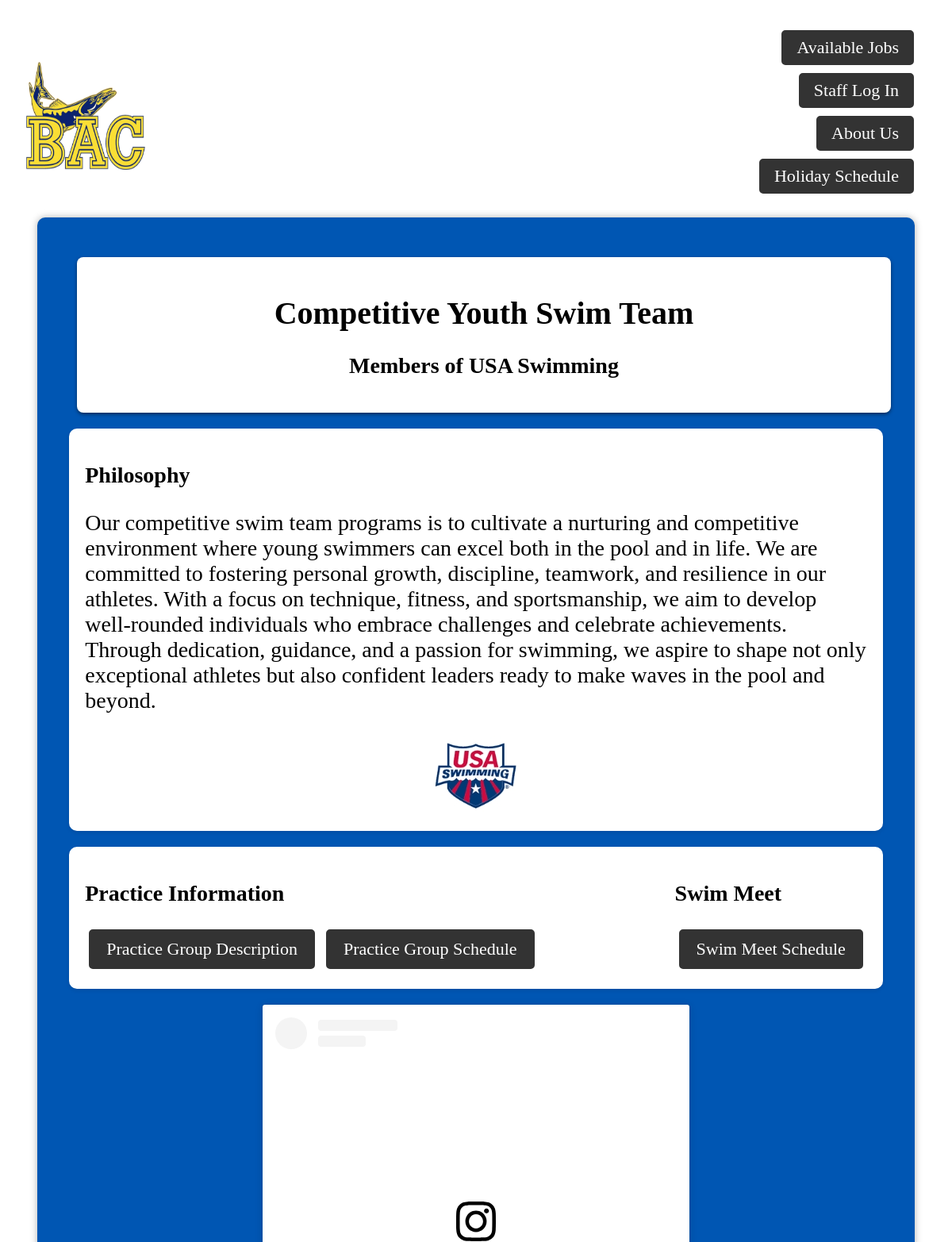
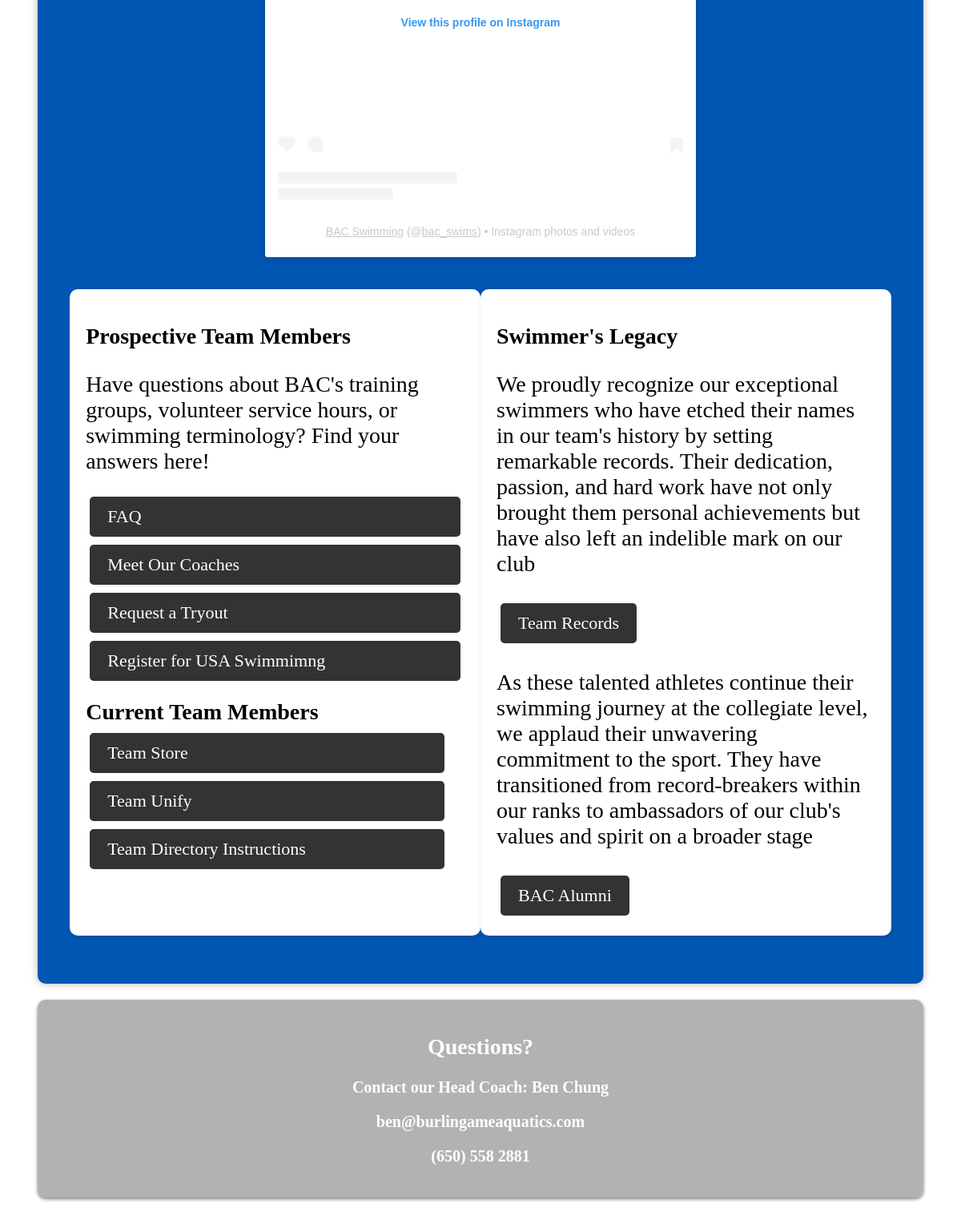
The page /Competitive/comp_swim/ on the database its author committed (2 pictures, top to bottom).
### Competitive/models.py (models this page shows)
class AGswimPage(models.Model):
    page_title = models.CharField(max_length=255, blank=True, null=True)
    page_subtitle = models.CharField(max_length=255, blank=True, null=True)
    urgent = models.TextField(blank=True, null=True)
    description_title = models.CharField(max_length=255, blank=True, null=True)
    description = models.TextField(blank=True, null=True)
    practice_info_header = models.CharField(
        max_length=255, blank=True, null=True)
    practice_group_box_name = models.CharField(
        max_length=255, blank=True, null=True)
    practice_schedule_box_name = models.CharField(
        max_length=255, blank=True, null=True)
    swim_meet_header = models.CharField(max_length=255, blank=True, null=True)
    swim_meet_box_name = models.CharField(
        max_length=255, blank=True, null=True)
    new_members_title = models.CharField(max_length=255, blank=True, null=True)
    new_members_description = models.TextField(blank=True, null=True)
    current_members_title = models.CharField(
        max_length=255, blank=True, null=True)
    legacy_title = models.CharField(max_length=255, blank=True, null=True)
    records_description = models.TextField(blank=True, null=True)
    alumni_description = models.TextField(blank=True, null=True)

### Competitive/views.py (the view)
# urls.py: path('comp_swim/', views.comp_swim_view, name='compSwim'),
def comp_swim_view(request):
    schedules = AGswimPage.objects.all()
    emails = AGswimEmail.objects.all()
    context = {
        'schedules': schedules,
        'emails': emails,
    }
    return render(request, 'competitive/competitiveSwim.html', context)

### Competitive/templates/competitive/competitiveSwim.html (shortened to what this page needs)
{% load static %}
<!DOCTYPE html>
<html>
<head>
    <link rel="stylesheet" href="{% static 'css/everything2.css' %}">
    <link rel="stylesheet" href="{% static 'css/Comp/Swim/agSwim.css' %}">
    <link rel="stylesheet" href="{% static 'css/downloadEmail2.css' %}">
</head>
<body id="PG-grid">
    <header class="banner">
        <div id="banner-bin">
            <div id="banner-button">
                <a href="{% url 'index' %}" id="logo">
                    <img src="/static/BAC.png" alt="BAC-logo" id="BAC-logo">
                </a>
            </div>
        </div>
        <div id="staff" style="text-align: right; margin-right: 10px;">
            <div id="addJob">
                <a id="jobDesc" class="custom-link" href="{% url 'aboutus:jobDesc' %}">Available Jobs</a>
            </div>
            <div id="user-login">
                {% if user.is_authenticated %}
                <div class="user-welcome">
                    <form method="post" action="{% url 'logout' %}" class="logout-form">
                        {% csrf_token %}
                        <button type="submit" class="btn btn-logout custom-link">
                            Welcome {{ user.username }}
                        </button>
                    </form>
                    <a href="{% url 'competitive:compSwimEdit' %}" class="btn custom-link">Edit Page</a>
                </div>
                {% else %}
                <a id="login" class="custom-link" href="/login">Staff Log In</a>
                {% endif %}
            </div>
            <div id="about-us">
                <a id="aboutus" class="custom-link" href="{% url 'aboutus:aboutus' %}">About Us</a>
            </div>
            <div id="holiday">
                <a id="holiday" class="custom-link" href="{% url 'holiday:holiday_view' %}">Holiday Schedule</a>
            </div>
        </div>
    </header>
    <div class="PG-content">
        <div id="everything">
            <div id="title" class="box" style="width: 100%;">
                <h1>{{schedules.first.page_title}}</h1>
                <h2>{{schedules.first.page_subtitle}}</h2>
            </div>
            <div id="general">
                <div id="desc">
                    <h2>{{schedules.first.description_title}}</h2>
                    <p>
                        {{schedules.first.description}}
                    </p>
                    <div class="image-container">
                        <img src="/static/usaswimming.jpg" alt="USAswimming-logo" id="USAswimming-logo">
                    </div>
                </div>
                <div id="comp">
                    <div id="groups">
                        <h2>{{schedules.first.practice_info_header}}</h2>
                        <a class="custom-link" href="https://www.teamunify.com/team/psba/page/swim-team/practice-groups"
                            id="groupAGPracDesc">
                            {{schedules.first.practice_group_box_name}}
                        </a>
                        <a class="custom-link"
                            href="https://www.teamunify.com/team/psba/page/swim-team/practice-schedule"
                            id="groupAGPracSchedule">
                            {{schedules.first.practice_schedule_box_name}}
                        </a>
                    </div>
                    <div id="meets">
                        <h2>{{schedules.first.swim_meet_header}}</h2>
                        <a class="custom-link" href="https://www.teamunify.com/team/psba/page/swim-team/swim-meets"
                            id="groupAGSwimMeet">
                            {{schedules.first.swim_meet_box_name}}
                        </a>
                    </div>
                </div>
                <div id="ig">
                    <blockquote class="instagram-media"
                        data-instgrm-permalink="https://www.instagram.com/bac_swims/?utm_source=ig_embed&amp;utm_campaign=loading"
                        data-instgrm-version="14"
                        style=" background:#FFF; border:0; border-radius:3px; box-shadow:0 0 1px 0 rgba(0,0,0,0.5),0 1px 10px 0 rgba(0,0,0,0.15); margin: 1px; max-width:540px; min-width:326px; padding:0; width:99.375%; width:-webkit-calc(100% - 2px); width:calc(100% - 2px);">
                        <div style="padding:16px;"> <a
                                href="https://www.instagram.com/bac_swims/?utm_source=ig_embed&amp;utm_campaign=loading"
                                style=" background:#FFFFFF; line-height:0; padding:0 0; text-align:center; text-decoration:none; width:100%;"
                                target="_blank">
                                <div style=" display: flex; flex-direction: row; align-items: center;">
                                    <div
                                        style="background-color: #F4F4F4; border-radius: 50%; flex-grow: 0; height: 40px; margin-right: 14px; width: 40px;">
                                    </div>
                                    <div
                                        style="display: flex; flex-direction: column; flex-grow: 1; justify-content: center;">
                                        <div
                                            style=" background-color: #F4F4F4; border-radius: 4px; flex-grow: 0; height: 14px; margin-bottom: 6px; width: 100px;">
                                        </div>
                                        <div
                                            style=" background-color: #F4F4F4; border-radius: 4px; flex-grow: 0; height: 14px; width: 60px;">
                                        </div>
                                    </div>
                                </div>
                                <div style="padding: 19% 0;"></div>
                                <div style="display:block; height:50px; margin:0 auto 12px; width:50px;"></div>
                                <div style="padding-top: 8px;">
                                    <div
                                        style=" color:#3897f0; font-family:Arial,sans-serif; font-size:14px; font-style:normal; font-weight:550; line-height:18px;">
                                        View this profile on Instagram</div>
                                </div>
                                <div style="padding: 12.5% 0;"></div>
                                <div
                                    style="display: flex; flex-direction: row; margin-bottom: 14px; align-items: center;">
                                    <div>
                                        <div
                                            style="background-color: #F4F4F4; border-radius: 50%; height: 12.5px; width: 12.5px; transform: translateX(9px) translateY(-18px);">
                                        </div>
                                    </div>
                                    <div style="margin-left: 8px;">
                                        <div
                                            style=" background-color: #F4F4F4; border-radius: 50%; flex-grow: 0; height: 20px; width: 20px;">
                                        </div>
                                        <div
                                            style=" width: 0; height: 0; border-top: 2px solid transparent; border-left: 6px solid #f4f4f4; border-bottom: 2px solid transparent; transform: translateX(16px) translateY(-4px) rotate(30deg)">
                                        </div>
                                    </div>
                                    <div style="margin-left: auto;">
                                        <div
                                            style=" width: 0px; border-top: 8px solid #F4F4F4; border-right: 8px solid transparent; transform: translateY(16px);">
                                        </div>
                                        <div
                                            style=" background-color: #F4F4F4; flex-grow: 0; height: 12px; width: 16px; transform: translateY(-4px);">
                                        </div>
                                        <div
                                            style=" width: 0; height: 0; border-top: 8px solid #F4F4F4; border-left: 8px solid transparent; transform: translateY(-4px) translateX(8px);">
                                        </div>
                                    </div>
                                </div>
                                <div
                                    style="display: flex; flex-direction: column; flex-grow: 1; justify-content: center; margin-bottom: 24px;">
                                    <div
                                        style=" background-color: #F4F4F4; border-radius: 4px; flex-grow: 0; height: 14px; margin-bottom: 6px; width: 224px;">
                                    </div>
                                    <div
                                        style=" background-color: #F4F4F4; border-radius: 4px; flex-grow: 0; height: 14px; width: 144px;">
                                    </div>
                                </div>
                            </a>
                            <p
                                style=" color:#c9c8cd; font-family:Arial,sans-serif; font-size:14px; line-height:17px; margin-bottom:0; margin-top:8px; overflow:hidden; padding:8px 0 7px; text-align:center; text-overflow:ellipsis; white-space:nowrap;">
                                <a href="https://www.instagram.com/bac_swims/?utm_source=ig_embed&amp;utm_campaign=loading"
                                    style=" color:#c9c8cd; font-family:Arial,sans-serif; font-size:14px; font-style:normal; font-weight:normal; line-height:17px;"
                                    target="_blank">BAC Swimming</a> (@<a
                                    href="https://www.instagram.com/bac_swims/?utm_source=ig_embed&amp;utm_campaign=loading"
                                    style=" color:#c9c8cd; font-family:Arial,sans-serif; font-size:14px; font-style:normal; font-weight:normal; line-height:17px;"
                                    target="_blank">bac_swims</a>) • Instagram photos and videos
                            </p>
                        </div>
                    </blockquote>
                </div>
            </div>
            <div class="ads">
                <div id="bac-ads">
                    <div id="members">
                        <div id="new-parent">
                            <h2>{{schedules.first.new_members_title}}</h2>
                            <p>
                                {{schedules.first.new_members_description}}
                            </p>
                            <a id="groupAGSwimFAQ" class="custom-link"
                                href="https://www.gomotionapp.com/team/psba/page/swim-team/faqs--parent-info">
                                FAQ
                            </a>
                            <a id="swimAGCoaches" class="custom-link" href="{% url 'coaches:AGSwimCoaches' %}">
                                Meet Our Coaches
                            </a>
                            <a id="groupAGSwimTryout" class="custom-link"
                                href="https://docs.google.com/forms/d/e/1FAIpQLSeC5qAzrz__ERtcqQ6naoYiL93AcidMJR_wNYfr39odaws0ow/viewform">
                                Request a Tryout
                            </a>
                            <a id="USAswimmingRegister" class="custom-link" href="https://www.usaswimming.org/">
                                Register for USA Swimmimng
                            </a>
                        </div>
                        <div id="curr">
                            <h2>{{schedules.first.current_members_title}}</h2>
                            <a id="groupAGSwimStore" class="custom-link"
                                href="http://www.conejoswimworks.com/burlingame-aquatic-club/">
                                Team Store
                            </a>
                            <a id="groupAGSwimLogin" class="custom-link"
                                href="https://www.gomotionapp.com/team/psba/page/home">
                                Team Unify
                            </a>
                            <a id="groupAGSwimDirectory" class="custom-link"
                                href="https://www.teamunify.com/psba/UserFiles/File/BAC%20STC%20Membership%20Directory%20Instructions.docx.pdf">
                                Team Directory Instructions
                            </a>
                        </div>
                    </div>
                    <div id="legacy">
                        <h2>{{schedules.first.legacy_title}}</h2>
                        <div id="records">
                            <p>
                                {{schedules.first.records_description}}
                            </p>
                            <a class="custom-link"
                                href="https://www.teamunify.com/team/psba/page/swim-team/team-records"
                                id="groupAGSwimRecords">
                                Team Records
                            </a>
                        </div>
                        <div id="college">
                            <p>
                                {{schedules.first.alumni_description}}
                            </p>
                            <a class="custom-link" href="https://www.teamunify.com/team/psba/page/swim-team/bac-alumni"
                                id="groupAGSwimAlum">
                                BAC Alumni
                            </a>
                        </div>
                    </div>
                </div>
            </div>
        </div>
    </div>
    <footer class="footer">
        <div id="foot">
            <h2>Questions?</h2>
            <h3>Contact our Head Coach: Ben Chung</h3>
            <h3>ben@burlingameaquatics.com</h3>
            <h3>(650) 558 2881</h3>
        </div>
    </footer>
</body>
</html>

### rows shown on the page
AGswimPage: first.page_title "Competitive Youth Swim Team", first.page_subtitle "Members of USA Swimming", first.description_title "Philosophy", first.description "Our competitive swim team programs is to cultivate a nurturing and competitive environment where young swimmers can excel both in the pool and in life. We are committed to fostering personal growth, discipline, teamwork, and resilience in our athletes. With a focus on technique, fitness, and sportsmanship, we aim to develop well-rounded individuals who embrace challenges and celebrate achievements. Through dedication, guidance, and a passion for swimming, we aspire to shape not only exceptional athletes but also confident leaders ready to make waves in the pool and beyond.", first.practice_info_header "Practice Information", first.practice_group_box_name "Practice Group Description", first.practice_schedule_box_name "Practice Group Schedule", first.swim_meet_header "Swim Meet", first.swim_meet_box_name "Swim Meet Schedule", first.new_members_title "Prospective Team Members", first.new_members_description "Have questions about BAC's training groups, volunteer service hours, or swimming terminology? Find your answers here!", first.current_members_title "Current Team Members", first.legacy_title "Swimmer's Legacy", first.records_description "We proudly recognize our exceptional swimmers who have etched their names in our team's history by setting remarkable records. Their dedication, passion, and hard work have not only brought them personal achievements but have also left an indelible mark on our club", first.alumni_description "As these talented athletes continue their swimming journey at the collegiate level, we applaud their unwavering commitment to the sport. They have transitioned from record-breakers within our ranks to ambassadors of our club's values and spirit on a broader stage"
